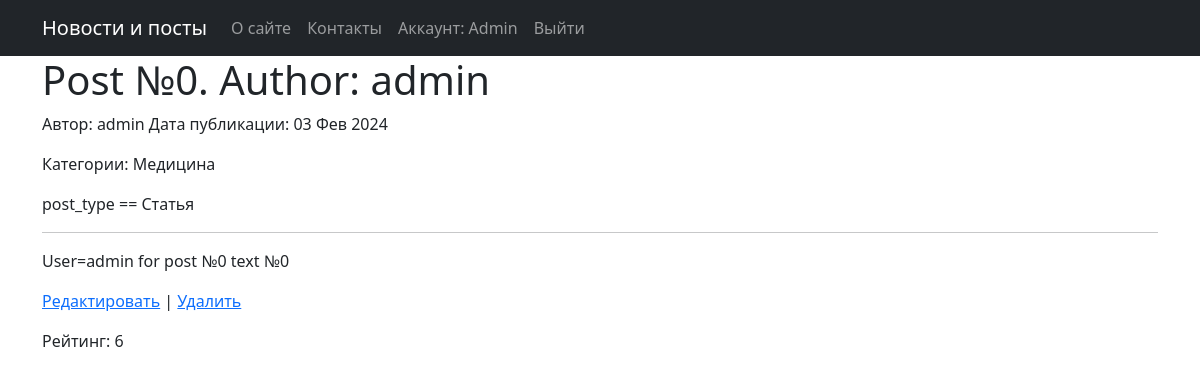
/articles/1/ (signed in), run on an earlier commit of the app's database.
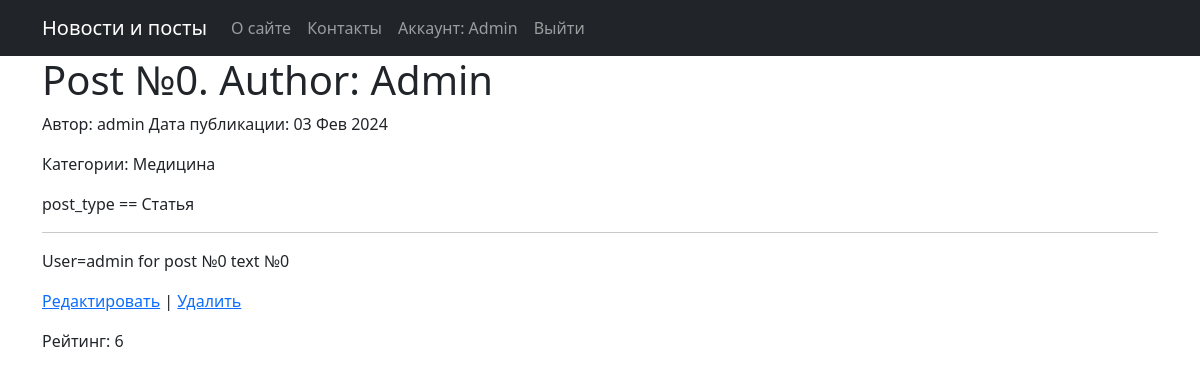
And on a later commit of the database.
### news/models.py (models this page shows, shortened)
class Post(models.Model):
    article = 'A'
    news = 'N'
    POSITIONS = [(article, 'Статья'),
                 (news, 'Новости')]
    post_type = models.CharField(max_length=1, choices=POSITIONS, default=article)
    time_created = models.DateTimeField(auto_now_add=True, verbose_name='Дата публикации')
    title = models.CharField(max_length=255, unique=True, verbose_name='Название')
    text = models.TextField(verbose_name="Текст")
    rating = models.IntegerField(default=0, verbose_name='Рейтинг')
    author = models.ForeignKey('Author', null=True, on_delete=models.CASCADE)
    category = models.ManyToManyField('Category', through='PostCategory')

class Author(models.Model):
    user = models.OneToOneField(User, on_delete=models.CASCADE, primary_key=True)
    rating = models.IntegerField(default=0)
    subscriptions = models.ManyToManyField('Category', through='Subscribers', verbose_name='Категории в подписке')

class Category(models.Model):
    name = models.CharField(max_length=20, unique=True)
    subs = models.ManyToManyField('Author', through="Subscribers")

### news/views.py (the view)
# urls.py: path('articles/<int:pk>/', PostDetail.as_view(), name='articles_detail'),
class PostDetail(LoginRequiredMixin, DetailView):
    model = Post
    template_name = "post.html"
    context_object_name = 'post'
    def get_context_data(self, **kwargs):
        context = super().get_context_data(**kwargs)
        return context

### templates/post.html (shortened to what this page needs)
{% extends 'default.html' %}
{% load custom_filters %}
{% block posts_content %}
  <body>
    <h1>{{ post.title }}</h1>
    <p>Автор: {{ post.author.user.username | censor}}  Дата публикации: {{ post.time_created | date:'d M Y' }}</p>
    <p>Категории:
      {% for cat in post.category.all %}
        <span> {{ cat.name }} </span>
      {% endfor %}
    </p>
    <p>
      post_type ==
      {% if post.post_type == "N" %}
        Новость
      {% else %}
        Статья
      {% endif %}
    </p>
    <hr>
    {% if post.text %}
      <p>{{ post.text | censor }}</p>
    {% else %}
      <h3>Текст отсутствует</h3>
    {% endif %}
    {% if request.user == post.author.user %}
    <p>
      <a href="/news/{{ post.pk }}/edit/">Редактировать</a>
      |
      <a href="/news/{{ post.pk }}/delete/">Удалить</a>
    </p>
    {% endif %}
    <p>Рейтинг: {{ post.rating }}</p>
  </body>
{% endblock posts_content %}

### templates/default.html (shortened to what this page needs)
<!DOCTYPE html>
<html lang="en">
  <head>
    {% load static %}
    <link href="{% static 'css/styles.css' %}" rel="stylesheet" />
  </head>
  <body>
    <nav class="navbar navbar-expand-lg navbar-dark bg-dark static-top">
      <div class="container">
        <a class="navbar-brand" href="/">Новости и посты</a>
        <div class="collapse navbar-collapse" id="navbarResponsive">
          <ul class="navbar-nav ml-auto">
            <li class="nav-item">
             <a class="nav-link" href="#">О сайте</a>
            </li>
            <li class="nav-item">
             <a class="nav-link" href="#">Контакты</a>
            </li>
            {% if request.user.is_authenticated %}
              <li class="nav-item">
                <a class="nav-link" href="{% url 'user_profile' request.user.id %}">Аккаунт: {{ request.user.username | capfirst }}</a>
              </li>
              <li class="nav-item">
                <a class="nav-link" href="/accounts/logout/">Выйти</a>
              </li>
            {% else %}
              <li class="nav-item">
                <a class="nav-link" href="/accounts/login/">Войти</a>
              </li>
            {% endif %}
          </ul>
        </div>
      </div>
    </nav>
      <div class="container">
        <div class="row">
          <div class="col-lg-12">
            {% block posts_content %}
            {% endblock posts_content %}
          </div>
        </div>
      </div>
  </body>
</html>

What changed in the data, as far as the page shows it:
changed Post "User=admin for post №0 text №0": title "Post №0. Author: admin" → "Post №0. Author: Admin"
